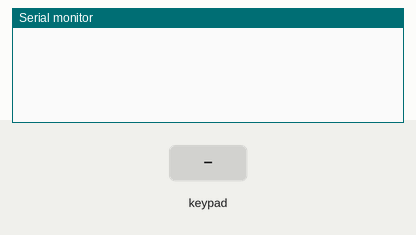
This sketch was run on a simulated ESP32. Shown: the last lines printed to the serial monitor. Inputs (shaded band) come from the test bench.

Above: at 1.2 s.
1.3 s: key '1' pressed
At 1.8 s:
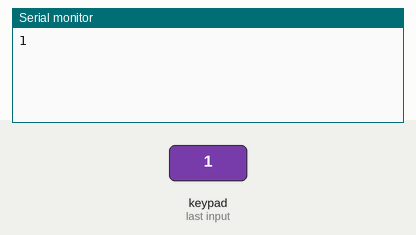
2.8 s: keypad keys 1 2 3 4 5 6 # pressed 0.4 s apart
At 5.8 s:
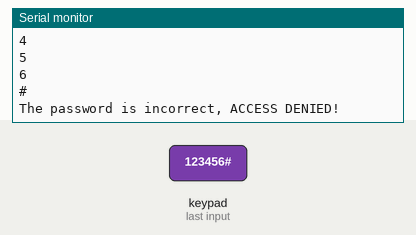
7.1 s: key 'A' pressed
At 8.3 s:
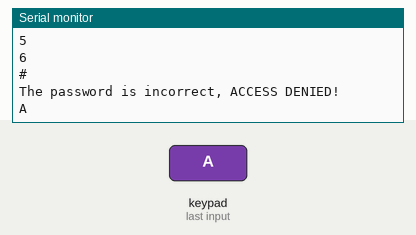
8.6 s: keypad keys 1 2 3 4 5 6 * pressed 0.4 s apart
At 11.7 s:
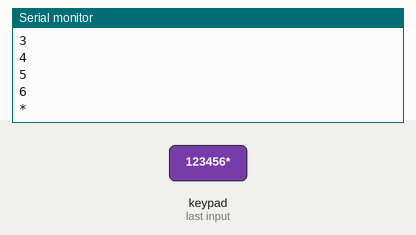
12.9 s: key 'B' pressed
At 14.1 s:
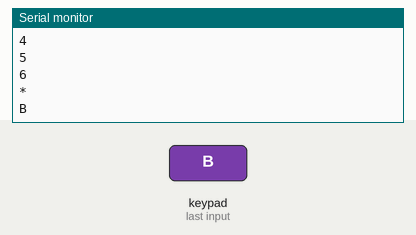
14.4 s: keypad keys 1 2 3 4 5 6 D pressed 0.4 s apart
At 17.3 s:
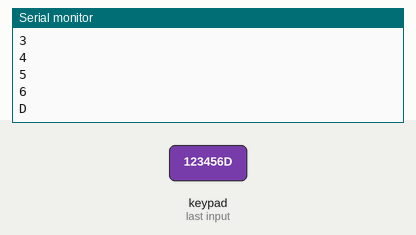
Timing chart, 0 to 18.8 s (numbered marks = the images above; inputs shaded):
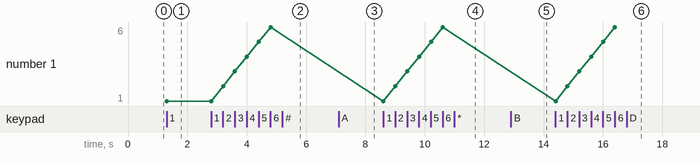

Measured:
- after the input at 1.3 s, the serial monitor: prints a new line at once (image 1)
- after the input at 2.8 s, the serial monitor: prints a new line after 0.41 s (image 2)
- after the input at 7.1 s, the serial monitor: prints a new line at once (image 3)
- after the input at 8.6 s, the serial monitor: prints a new line at once (image 4)
- after the input at 12.9 s, the serial monitor: prints a new line at once (image 5)
- after the input at 14.4 s, the serial monitor: prints a new line at once (image 6)
- plotted number 1: 1 → 6 after the input at 2.8 s

The sketch:

keypad-esp32.ino
```cpp
#include "Keypad.h"
const byte ROWS = 4;  //four rows
const byte COLS = 4;  //four columns

// char keys[ROWS][COLS] = {
//   {'1','4','7','*'},
//   {'2','5','8','0'},
//   {'3','6','9','#'},
//   {'A','B','C','D'}
// };


char keys[ROWS][COLS] = {
  { '1', '2', '3', 'A' },
  { '4', '5', '6', 'B' },
  { '7', '8', '9', 'C' },
  { '*', '0', '#', 'D' }
};

// For ESP32 Microcontroller
byte rowPins[ROWS] = { 13, 12, 14, 27 };
byte colPins[COLS] = { 26, 25, 33, 32 };


Keypad keypad = Keypad(makeKeymap(keys), rowPins, colPins, ROWS, COLS);
String password = "123456";
String input_password;


void setup() {
  Serial.begin(9600);
  input_password.reserve(6);  // maximum input characters is 33, change if needed
}

void loop() {
  char key = keypad.getKey();

  if (key) {
    Serial.println(key);

    if (key == '*') {
      input_password = ""; // clear input password
    }
    else if (key == '#') {
      if (password == input_password) {
        Serial.println("The password is correct, ACCESS GRANTED!");
        // DO YOUR WORK HERE

      } else {
        Serial.println("The password is incorrect, ACCESS DENIED!");
      }

      input_password = ""; // clear input password
    }
    else {
      input_password += key; // append new character to input password string
    }
  }
}
```
